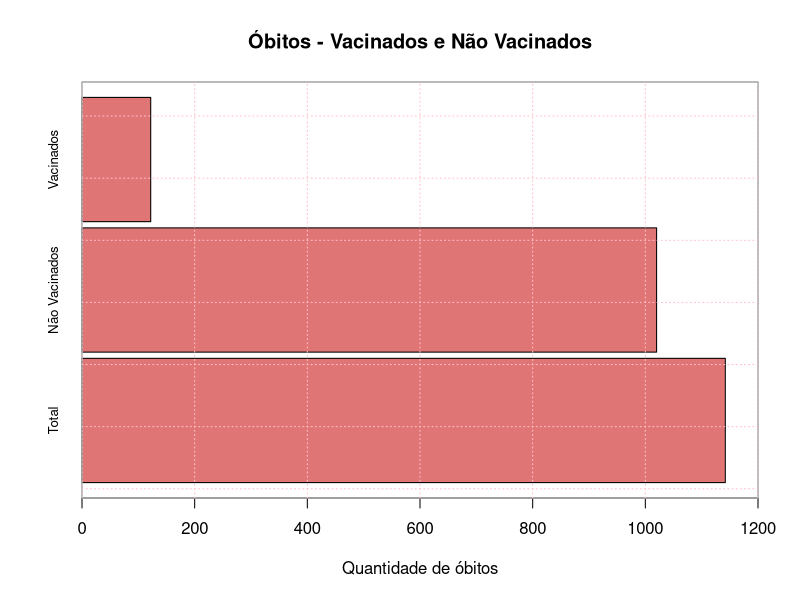

This chart was generated by the following R code:
library(readxl)
library(dplyr)

worksheet <- read_excel("./dados/covid_19_bauru_mortes.xlsx")

doses_vacina <- worksheet$'doses_vacina'

doses_true <- worksheet %>% filter(doses_vacina=='TRUE')

total_obito <- count(worksheet, "doses_vacina")

#total_true <- count(doses_true, "doses_vacina")

total_true <- count(doses_true, "doses_true")

total_nao_vacinados <- total_obito[2] - total_true[2]

dados <- as.numeric(c(total_obito[2], total_nao_vacinados, total_true[2]))

nomes <- names(dados) <- c("Total", "Não Vacinados", "Vacinados")

png(filename = "./graficos/obitos-vacinas.png", width = 900, height = 500)
barplot(as.vector(dados), main="Óbitos - Vacinados e Não Vacinados", 
        xlab="Quantidade de óbitos", 
        xlim=range(pretty(c(5, dados))), 
        cex.names = 0.8, 
        names.arg = nomes,
        xaxs = "i", 
        col=rgb(0.8,0.1,0.1,0.6), 
        space=0.05, 
        horiz=TRUE)
box(lwd=1.5, col='darkgray')
grid(col='pink')
dev.off()
